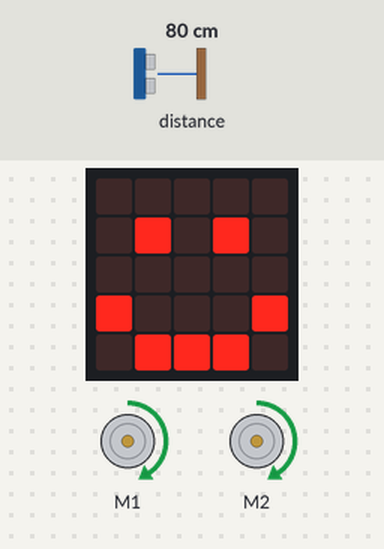
A program run on a simulated BBC micro:bit (MakeCode). Parts: the board's 5×5 LED display, 2 × DC motor (green arrow = forward, orange = backward, longer = faster). The test bench sets the inputs (shaded band); at power-on: distance to the obstacle 80 cm. Random numbers come from a fixed seed.

Above: at 1.8 s.
1.9 s: distance to the obstacle set to 22 cm
3.4 s: distance to the obstacle set to 18 cm
At 3.9 s:
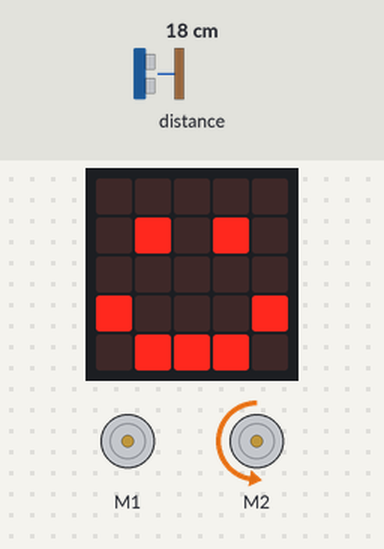
4.9 s: distance to the obstacle set to 7 cm
6.4 s: distance to the obstacle set to 4 cm
At 6.9 s:
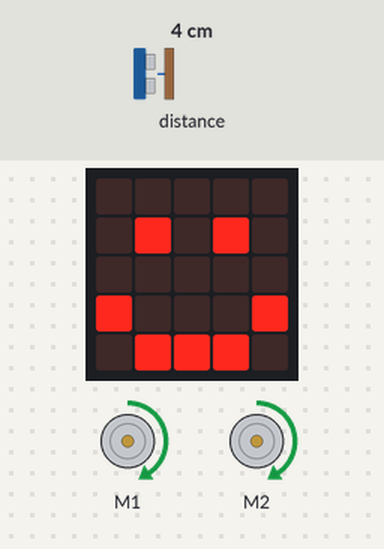
7.9 s: distance to the obstacle set to 9 cm
At 8.9 s:
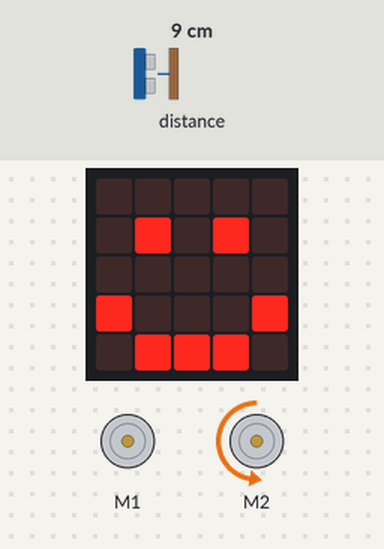
Timing chart, 0 to 10.4 s (numbered marks = the images above; inputs shaded):
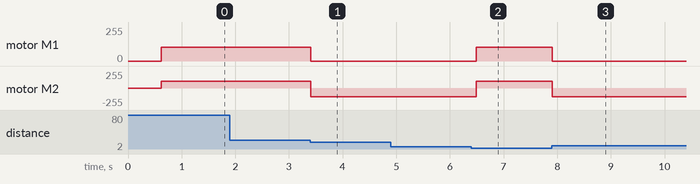

Measured:
- the behaviour switches between 20 and 19 cm on distance to the obstacle (found by bisection; images 0 and 1)
- the behaviour switches between 6 and 5 cm on distance to the obstacle (found by bisection; images 1 and 2)
- after the input at 1.9 s, every drawn part: stays the same
- after the input at 3.4 s, motor M1: forward 102/255 → stopped at once; motor M2: forward 102/255 → backward 128/255 at once
- after the input at 4.9 s, every drawn part: stays the same
- after the input at 6.4 s, motor M1: stopped → forward 102/255 after 0.09 s; motor M2: backward 128/255 → forward 102/255 after 0.09 s
- after the input at 7.9 s, motor M1: forward 102/255 → stopped at once; motor M2: forward 102/255 → backward 128/255 at once

The program:

main.ts
```typescript
let Distancia = 0
basic.showIcon(IconNames.Happy)
let Velocidad = 40
cuteBot.motors(Velocidad, Velocidad)
basic.forever(function () {
    Distancia = cuteBot.ultrasonic(cuteBot.SonarUnit.Centimeters)
    if (Distancia > 5 && Distancia < 20) {
        cuteBot.motors(0, -50)
        basic.pause(randint(100, 300))
    } else {
        cuteBot.motors(Velocidad, Velocidad)
    }
})
```

test.ts
```typescript
// aquí va el archivo "tests"; esto no se compilará cuando este paquete se utilice como una extensión.
```
